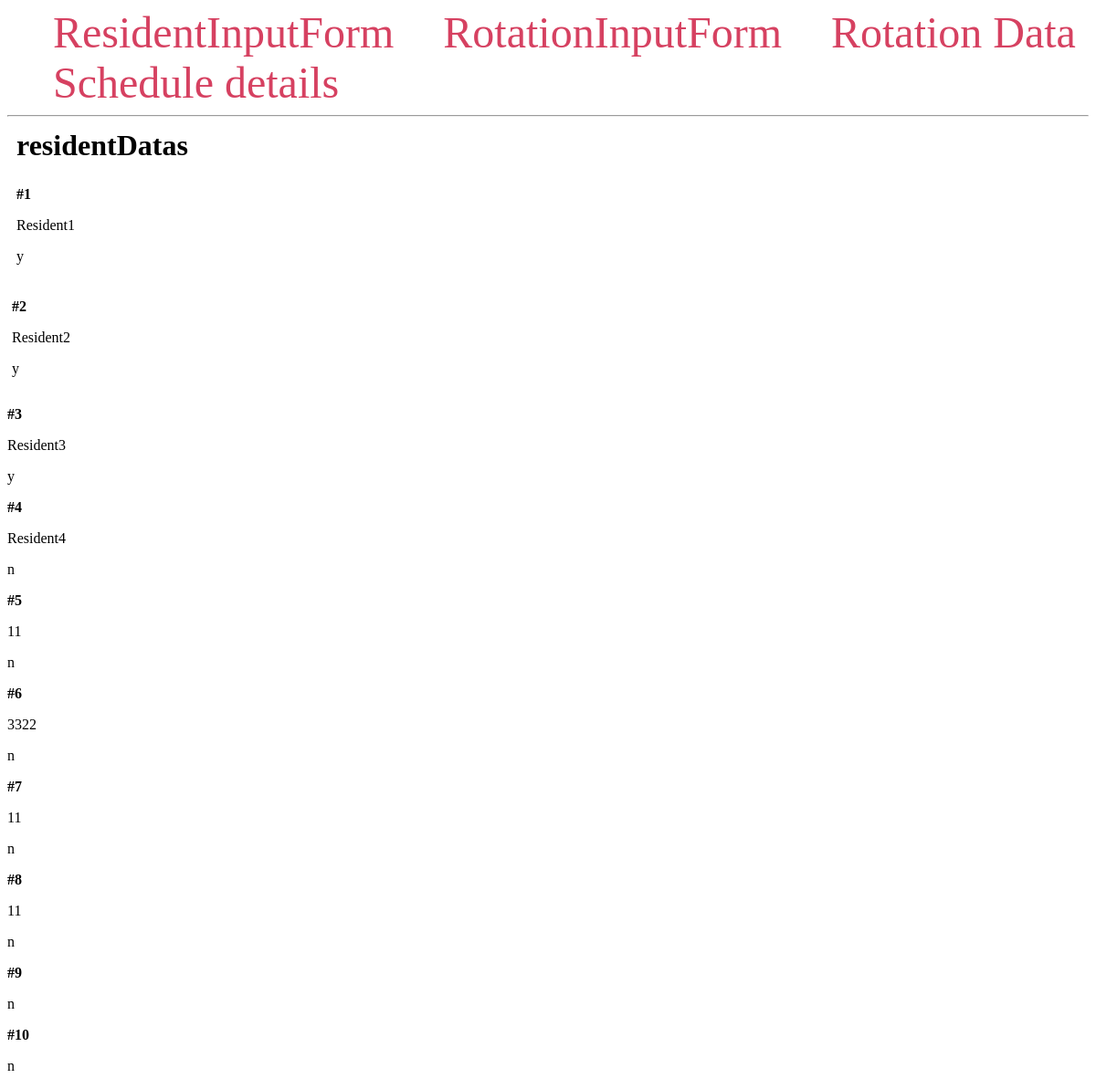
Page /myData2 on the committed database.
### main.py (models this page shows, shortened)
class Store_Resident_data(db.Model):
  __tablename__ = 'resident'
  residentId = db.Column('Resident_id', db.Integer, primary_key = True) # Primary Key
  name = db.Column('name', db.String(50))
  allYear = db.Column('allYear', db.CHAR)

### main.py (the view)
@app.route('/myData2', methods=['GET'])
def myData2():
  residentDatas = Store_Resident_data.query.all()
  return render_template('myData2.html', residentDatas=residentDatas)

### templates/myData2.html (shortened to what this page needs)
<!DOCTYPE html>
<html lang="en">
<head>
</head>
<body>
    <nav>
        <a href="{{ url_for('index') }}">ResidentInputForm</a>
        <a href="{{ url_for('index2') }}">RotationInputForm</a>
        <a href="{{ url_for('myData') }}">Rotation Data</a>
        <a href="{{ url_for('table') }}">Schedule details</a>
    </nav>
    <hr>
    <div class="content">
        <h1 class="title">{% block title %} residentDatas {% endblock %}</h1>
    <div class="content">
        {% for residentData in residentDatas %}
            <div class="residentDatas">
                <p><b>#{{ residentData.residentId }}</b></p>
                <p>{{ residentData.name }}</p>
                <p>{{ residentData.allYear }}</p>
                </div>
            </div>
        {% endfor %}
</body>
</html>

### templates/myData2.html (style rules this page uses)
.title { margin: 5px; }
.content { margin: 5px; width: 100%; display: flex; flex-direction: row; flex-wrap: wrap; }
nav a { color: #d64161; font-size: 3em; margin-left: 50px; text-decoration: none; }

### rows in the picture
Store_Resident_data: residentId "1", name "Resident1", allYear "y"
Store_Resident_data: residentId "2", name "Resident2", allYear "y"
Store_Resident_data: residentId "3", name "Resident3", allYear "y"
Store_Resident_data: residentId "4", name "Resident4", allYear "n"
Store_Resident_data: residentId "5", name "11", allYear "n"
Store_Resident_data: residentId "6", name "3322", allYear "n"
Store_Resident_data: residentId "7", name "11", allYear "n"
Store_Resident_data: residentId "8", name "11", allYear "n"
Store_Resident_data: residentId "9", allYear "n"
Store_Resident_data: residentId "10", allYear "n"
